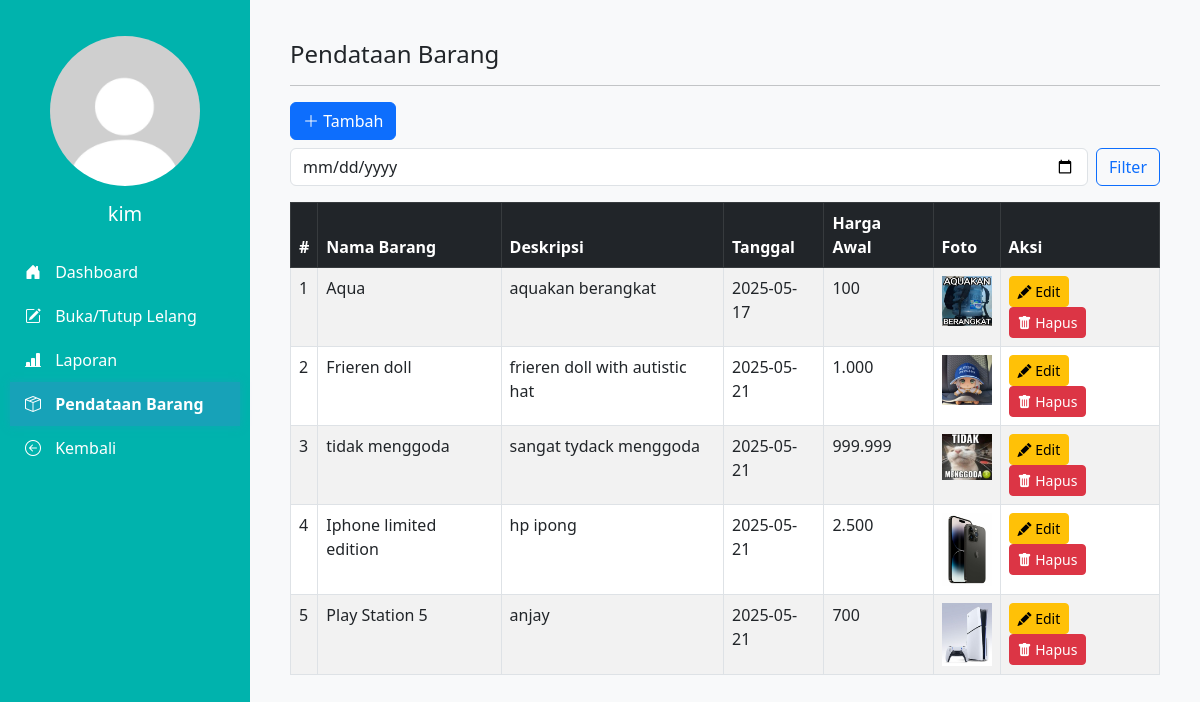
The app's page /admin/pendataanbarang.php (signed in) with its own data.
### tables this page shows
CREATE TABLE `tb_barang` (
  `id_barang` int(11) NOT NULL,
  `nama_barang` varchar(25) DEFAULT NULL,
  `tgl` date DEFAULT NULL,
  `harga_awal` int(20) DEFAULT NULL,
  `deskripsi_barang` varchar(100) DEFAULT NULL,
  `foto` varchar(255) DEFAULT NULL
);

### admin/pendataanbarang.php (the view, shortened to what this page needs)
<?php
include 'koneksi.php';
$where = "";
$query = mysqli_query($conn, "SELECT id_barang, nama_barang, deskripsi_barang, tgl, harga_awal, foto FROM tb_barang $where");
?>
<!DOCTYPE html>
<html lang="id">
<head>
  <link href="https://cdn.jsdelivr.net/npm/bootstrap@5.3.0/dist/css/bootstrap.min.css" rel="stylesheet" />
  <link href="https://cdn.jsdelivr.net/npm/bootstrap-icons@1.10.5/font/bootstrap-icons.css" rel="stylesheet"/>
</head>
<body>
  <div class="sidebar position-fixed">
    <div class="text-center mb-4">
      <img class="profile-pic" src="../img/1.jpg">
      <h5><?php echo isset($_SESSION['username']) ? htmlspecialchars($_SESSION['username']) : 'Admin'; ?></h5>
    </div>
    <nav>
  <a href="dashboard.php" class="<?= basename($_SERVER['PHP_SELF']) == 'dashboard.php' ? 'active' : '' ?>">
    <i class="bi bi-house-door-fill"></i> Dashboard
  </a>
  <a href="bukatutup.php" class="<?= basename($_SERVER['PHP_SELF']) == 'bukatutup.php' ? 'active' : '' ?>">
    <i class="bi bi-pencil-square"></i> Buka/Tutup Lelang
  </a>
  <a href="laporan.php" class="<?= basename($_SERVER['PHP_SELF']) == 'laporan.php' ? 'active' : '' ?>">
    <i class="bi bi-bar-chart-line-fill"></i> Laporan
  </a>
  <a href="pendataanbarang.php" class="<?= basename($_SERVER['PHP_SELF']) == 'pendataanbarang.php' ? 'active' : '' ?>">
    <i class="bi bi-box-seam"></i> Pendataan Barang
  </a>
  <a href="../index.php">
    <i class="bi bi-arrow-left-circle"></i> Kembali
  </a>
</nav>
  </div>
  <div class="main-content">
    <div class="mb-3">
      <h4>Pendataan Barang</h4>
    </div>
    <hr>
    <div class="mb-3">
      <a href="tambahbarang.php" class="btn btn-primary mb-2">
        <i class="bi bi-plus-lg"></i> Tambah
      </a>
      <form method="GET" class="d-flex align-items-center gap-2">
        <input type="date" name="tanggal" class="form-control" value="<?php echo isset($_GET['tanggal']) ? htmlspecialchars($_GET['tanggal']) : ''; ?>">
        <button type="submit" class="btn btn-outline-primary">Filter</button>
      </form>
    </div>
    <div class="table-responsive">
      <table class="table table-bordered table-striped">
        <thead class="table-dark">
          <tr>
            <th>#</th>
            <th>Nama Barang</th>
            <th>Deskripsi</th>
            <th>Tanggal</th>
            <th>Harga Awal</th>
            <th>Foto</th>
            <th>Aksi</th>
          </tr>
        </thead>
        <tbody>
          <?php
          $no = 1;
          while ($row = mysqli_fetch_assoc($query)): ?>
          <tr>
            <td><?php echo $no++; ?></td>
            <td><?php echo htmlspecialchars($row['nama_barang']); ?></td>
            <td><?php echo htmlspecialchars($row['deskripsi_barang']); ?></td>
            <td><?php echo htmlspecialchars($row['tgl']); ?></td>
            <td><?php echo htmlspecialchars(number_format($row['harga_awal'], 0, ',', '.')); ?></td>
            <td>
              <?php if (!empty($row['foto'])): ?>
                <img src="upload/<?php echo htmlspecialchars($row['foto']); ?>" alt="Foto Barang" width="50">
              <?php else: ?>
                <span class="text-muted">Tidak ada foto</span>
              <?php endif; ?>
            </td>
            <td>
              <a href="editbarang.php?id=<?php echo urlencode($row['id_barang']); ?>" class="btn btn-warning btn-sm">
                <i class="bi bi-pencil-fill"></i> Edit
              </a>
              <a href="hapusbarang.php?id=<?php echo urlencode($row['id_barang']); ?>" class="btn btn-danger btn-sm" onclick="return confirm('Yakin ingin menghapus barang ini?')">
                <i class="bi bi-trash-fill"></i> Hapus
              </a>
            </td>
          </tr>
          <?php endwhile; ?>
        </tbody>
      </table>
    </div>
  </div>
</body>
</html>

### admin/pendataanbarang.php (style rules this page uses)
body { background-color: #f8f9fa; }
.sidebar { width: 250px; background-color: #00b3ad; color: white; min-height: 100vh; padding: 20px 10px; }
.sidebar a { color: white; display: block; padding: 10px 15px; text-decoration: none; font-weight: 500; }
.sidebar i { margin-right: 10px; }
.sidebar a.active { background-color: #17a2b8; font-weight: 700; box-shadow: 0 0 8px rgba(23, 162, 184, 0.7); }
.profile-pic { width:150px; height: 150px; border-radius: 50%; object-fit: cover; margin-bottom: 16px; margin-left: auto; }
.main-content { margin-left: 250px; padding: 40px; }

### records on screen
tb_barang: nama_barang "Aqua", deskripsi_barang "aquakan berangkat", tgl "2025-05-17", harga_awal "100", foto (picture)
tb_barang: nama_barang "Frieren doll", deskripsi_barang "frieren doll with autistic hat", tgl "2025-05-21", harga_awal "1.000", foto (picture)
tb_barang: nama_barang "tidak menggoda", deskripsi_barang "sangat tydack menggoda", tgl "2025-05-21", harga_awal "999.999", foto (picture)
tb_barang: nama_barang "Iphone limited edition", deskripsi_barang "hp ipong", tgl "2025-05-21", harga_awal "2.500", foto (picture)
tb_barang: nama_barang "Play Station 5", deskripsi_barang "anjay", tgl "2025-05-21", harga_awal "700", foto (picture)

### other values on screen
$_SESSION['username'] "kim"
